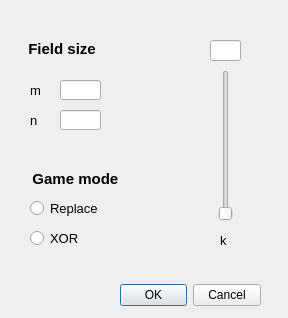
<?xml version="1.0" encoding="UTF-8"?>
<ui version="4.0">
 <class>SettingsDialog</class>
 <widget class="QDialog" name="SettingsDialog">
  <property name="geometry">
   <rect>
    <x>0</x>
    <y>0</y>
    <width>288</width>
    <height>318</height>
   </rect>
  </property>
  <property name="windowTitle">
   <string>Dialog</string>
  </property>
  <widget class="QDialogButtonBox" name="buttonBox">
   <property name="geometry">
    <rect>
     <x>120</x>
     <y>280</y>
     <width>141</width>
     <height>31</height>
    </rect>
   </property>
   <property name="orientation">
    <enum>Qt::Horizontal</enum>
   </property>
   <property name="standardButtons">
    <set>QDialogButtonBox::Cancel|QDialogButtonBox::Ok</set>
   </property>
  </widget>
  <widget class="QSlider" name="kSlider">
   <property name="geometry">
    <rect>
     <x>210</x>
     <y>70</y>
     <width>31</width>
     <height>151</height>
    </rect>
   </property>
   <property name="orientation">
    <enum>Qt::Vertical</enum>
   </property>
  </widget>
  <widget class="QLabel" name="label_k">
   <property name="geometry">
    <rect>
     <x>220</x>
     <y>230</y>
     <width>16</width>
     <height>20</height>
    </rect>
   </property>
   <property name="font">
    <font>
     <pointsize>10</pointsize>
    </font>
   </property>
   <property name="text">
    <string>k</string>
   </property>
  </widget>
  <widget class="QLineEdit" name="kEditBox">
   <property name="enabled">
    <bool>true</bool>
   </property>
   <property name="geometry">
    <rect>
     <x>210</x>
     <y>40</y>
     <width>31</width>
     <height>21</height>
    </rect>
   </property>
   <property name="font">
    <font>
     <pointsize>10</pointsize>
    </font>
   </property>
  </widget>
  <widget class="QLabel" name="field_size">
   <property name="geometry">
    <rect>
     <x>20</x>
     <y>40</y>
     <width>141</width>
     <height>111</height>
    </rect>
   </property>
   <property name="font">
    <font>
     <pointsize>11</pointsize>
     <weight>75</weight>
     <bold>true</bold>
    </font>
   </property>
   <property name="autoFillBackground">
    <bool>false</bool>
   </property>
   <property name="lineWidth">
    <number>3</number>
   </property>
   <property name="text">
    <string>  Field size</string>
   </property>
   <property name="alignment">
    <set>Qt::AlignLeading|Qt::AlignLeft|Qt::AlignTop</set>
   </property>
  </widget>
  <widget class="QLabel" name="game_mode">
   <property name="geometry">
    <rect>
     <x>20</x>
     <y>170</y>
     <width>131</width>
     <height>91</height>
    </rect>
   </property>
   <property name="font">
    <font>
     <pointsize>11</pointsize>
     <weight>75</weight>
     <bold>true</bold>
    </font>
   </property>
   <property name="autoFillBackground">
    <bool>false</bool>
   </property>
   <property name="lineWidth">
    <number>3</number>
   </property>
   <property name="text">
    <string>   Game mode</string>
   </property>
   <property name="alignment">
    <set>Qt::AlignLeading|Qt::AlignLeft|Qt::AlignTop</set>
   </property>
  </widget>
  <widget class="QRadioButton" name="replase_button">
   <property name="geometry">
    <rect>
     <x>30</x>
     <y>200</y>
     <width>82</width>
     <height>17</height>
    </rect>
   </property>
   <property name="font">
    <font>
     <pointsize>10</pointsize>
    </font>
   </property>
   <property name="text">
    <string>Replace</string>
   </property>
  </widget>
  <widget class="QRadioButton" name="xor_button">
   <property name="geometry">
    <rect>
     <x>30</x>
     <y>230</y>
     <width>82</width>
     <height>17</height>
    </rect>
   </property>
   <property name="font">
    <font>
     <pointsize>10</pointsize>
    </font>
   </property>
   <property name="text">
    <string>XOR</string>
   </property>
  </widget>
  <widget class="QLabel" name="m_label">
   <property name="geometry">
    <rect>
     <x>30</x>
     <y>80</y>
     <width>21</width>
     <height>21</height>
    </rect>
   </property>
   <property name="font">
    <font>
     <pointsize>10</pointsize>
    </font>
   </property>
   <property name="text">
    <string>m</string>
   </property>
  </widget>
  <widget class="QLabel" name="n_label">
   <property name="geometry">
    <rect>
     <x>30</x>
     <y>110</y>
     <width>21</width>
     <height>21</height>
    </rect>
   </property>
   <property name="font">
    <font>
     <pointsize>10</pointsize>
    </font>
   </property>
   <property name="text">
    <string>n</string>
   </property>
  </widget>
  <widget class="QLineEdit" name="m_edit">
   <property name="geometry">
    <rect>
     <x>60</x>
     <y>80</y>
     <width>41</width>
     <height>20</height>
    </rect>
   </property>
   <property name="font">
    <font>
     <pointsize>10</pointsize>
    </font>
   </property>
  </widget>
  <widget class="QLineEdit" name="n_edit">
   <property name="geometry">
    <rect>
     <x>60</x>
     <y>110</y>
     <width>41</width>
     <height>20</height>
    </rect>
   </property>
   <property name="font">
    <font>
     <pointsize>10</pointsize>
    </font>
   </property>
  </widget>
 </widget>
 <resources/>
 <connections>
  <connection>
   <sender>buttonBox</sender>
   <signal>accepted()</signal>
   <receiver>SettingsDialog</receiver>
   <slot>accept()</slot>
   <hints>
    <hint type="sourcelabel">
     <x>248</x>
     <y>254</y>
    </hint>
    <hint type="destinationlabel">
     <x>157</x>
     <y>274</y>
    </hint>
   </hints>
  </connection>
  <connection>
   <sender>buttonBox</sender>
   <signal>rejected()</signal>
   <receiver>SettingsDialog</receiver>
   <slot>reject()</slot>
   <hints>
    <hint type="sourcelabel">
     <x>316</x>
     <y>260</y>
    </hint>
    <hint type="destinationlabel">
     <x>286</x>
     <y>274</y>
    </hint>
   </hints>
  </connection>
 </connections>
</ui>
